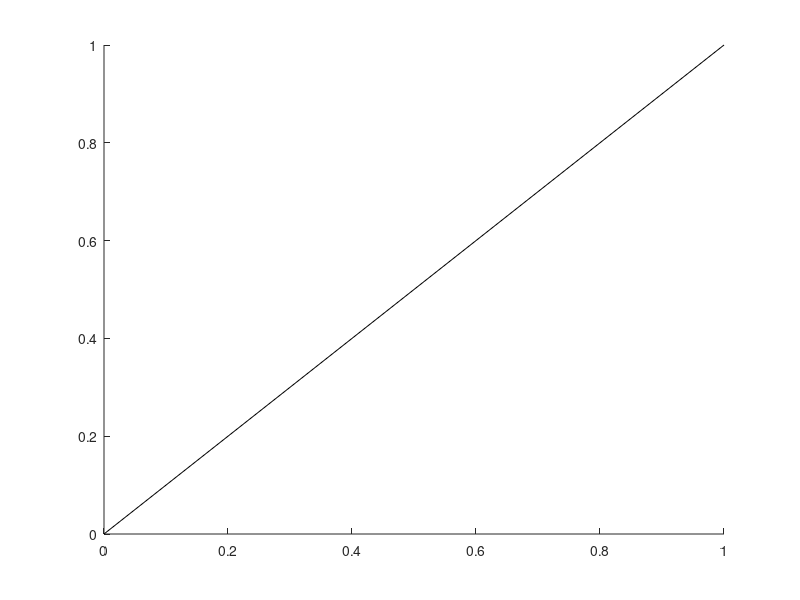

Reproduce this figure in MATLAB. (Note: this script raises an error after producing the figure.)
pltf=1;
pltcol=0;
neib=1;

ymin=-20;
ymax=20;
ymin=min([ymin min(IR(line,:,bitn)) min(IR(line-1,:,bitn)) min(IR(line+1,:,bitn))]);
ymin=min([ymin min(ISR(line,:,bitn)) min(ISR(line-1,:,bitn)) min(ISR(line+1,:,bitn))]);
ymax=max([ymax max(IR(line,:,bitn)) max(IR(line-1,:,bitn)) max(IR(line+1,:,bitn))]);
ymax=max([ymax max(ISR(line,:,bitn)) max(ISR(line-1,:,bitn)) max(ISR(line+1,:,bitn))]);

x=1:width;
% Исходный сигнал
if(pltf)
	disp 'plotBitSignals(IR,1) : '
	if neib
		plotBitSignals(IR,'Исходный сигнал',line,1,ymin,ymax,bitn);				% 1
	else
		plotBitSignals(IR,'Исходный сигнал',line);				% 1
	end
	figure('Name', 'Исходный сигнал: 1 бит');
	%title('Исходный сигнал')
	if neib
		if line==1
			plot(x,IR(line,:,bitn),'b',x,IR(line+1,:,bitn),'g');
		else
			plot(x,IR(line,:,bitn),'b',x,IR(line-1,:,bitn),'r',x,IR(line+1,:,bitn),'g');
			axis( [ 0, width, ymin, ymax ] );
		end
	else
		plot(x,IR(line,:,bitn),'b');
	end
	disp 'yes'
end

% if(pltf)
% 	if neib
% 		plotBitSignals(CI2,'DCT исходного сигнала',line,1);				% 2
% 	else
% 		plotBitSignals(CI2,'DCT исходного сигнала',line);				% 2
% 	end
% 	figure
% 	title('DCT исходного сигнала');
% 	if neib
% 		if line==1
% 			plot(x,CI2(line,:,bitn),'b',x,CI2(line+1,:,bitn),'g');
% 		else
% 			plot(x,CI2(line,:,bitn),'b',x,CI2(line-1,:,bitn),'r',x,CI2(line+1,:,bitn),'g');
% 		end
% 	else
% 		plot(x,CI2(line,:,bitn),'b');
% 	end
% end
% 
% if(pltf)
% 	figure
% 	title('FFT исходного сигнала');
% 	if neib
% 		FI20=fft(I2(line-1,:,bitn));
% 		FI20=fftshift(FI20);
% 		FI20=abs(FI20);
% 		FI21=fft(I2(line+1,:,bitn));
% 		FI21=fftshift(FI21);
% 		FI21=abs(FI21);
% 		plot(x, FI2,'b',x, FI20,'r',x, FI21,'g');
% 	else
% 		plot(x, FI2,'b');
% 	end
% end

if(pltf)
	disp 'plotBitSignals(ISR,1) :'
	if neib
		plotBitSignals(ISR,'Стего сигнал',line,1,ymin,ymax,bitn);				% 4
	else
		plotBitSignals(ISR,'Стего сигнал',line);				% 4
	end
	disp 'yes'
	figure('Name', 'Стего сигнал');
	if neib
		plot(x,ISR(line,:,bitn),'b',x,ISR(line-1,:,bitn),'r',x,ISR(line+1,:,bitn),'g');
		axis( [ 0, width, ymin, ymax ] )
	else
		plot(x,ISR(line,:,bitn),'b');
	end
end

if(pltcol)
	disp 'plotBitSignals(IG,1) :'
	if neib
		plotBitSignals(IG,'G канал',line,1,ymin,ymax);				% 4
	else
		plotBitSignals(IG,'G канал',line);				% 4
	end
	disp 'yes'
	figure('Name', 'G канал');
	if neib
		plot(x,IR(line+15,:,bitn),'w',x,IG(line,:,bitn),'b',x,IG(line-1,:,bitn),'r',x,IG(line+1,:,bitn),'g');
	else
		plot(x,IG(line,:,bitn),'b');
	end
end

if(pltcol)
	disp 'plotBitSignals(IB,1) :'
	if neib
		plotBitSignals(IB,'B канал',line,1,ymin,ymax);				% 4
	else
		plotBitSignals(IB,'B канал',line);				% 4
	end
	disp 'yes'
	figure('Name', 'B канал');
	if neib
		plot(x,IR(line+15,:,bitn),'w',x,IB(line,:,bitn),'b',x,IB(line-1,:,bitn),'r',x,IB(line+1,:,bitn),'g');
		
	else
		plot(x,IB(line,:,bitn),'b');
	end
end

% if(pltf)
% 	if neib
% 		plotBitSignals(CIS2,'DCT стего сигнала',line,1);				% 5
% 	else
% 		plotBitSignals(CIS2,'DCT стего сигнала',line);
% 	end
% 	figureh
% 	title('DCT стего сигнала');
% 	if neib
% 		plot(x,CIS2(line,:,bitn),'b',x,CIS2(line-1,:,bitn),'r',x,CIS2(line+1,:,bitn),'g');
% 	else
% 		plot(x,CIS2(line,:,bitn),'b');
% 	end
% end
% 
% if(pltf)
% 	figure
% 	title('FFT исходного сигнала');
% 	if neib
% 		FIS20=fft(IS2(line-1,:,bitn));
% 		FIS20=fftshift(FIS20);
% 		FIS20=abs(FIS20);
% 		FIS21=fft(IS2(line+1,:,bitn));
% 		FIS21=fftshift(FIS21);
% 		FIS21=abs(FIS21);
% 		plot(x,FIS2,'b',x,FIS20,'r',x,FIS21,'g');
% 	else
% 		plot(x,FIS2);
% 	end
% 	
% end